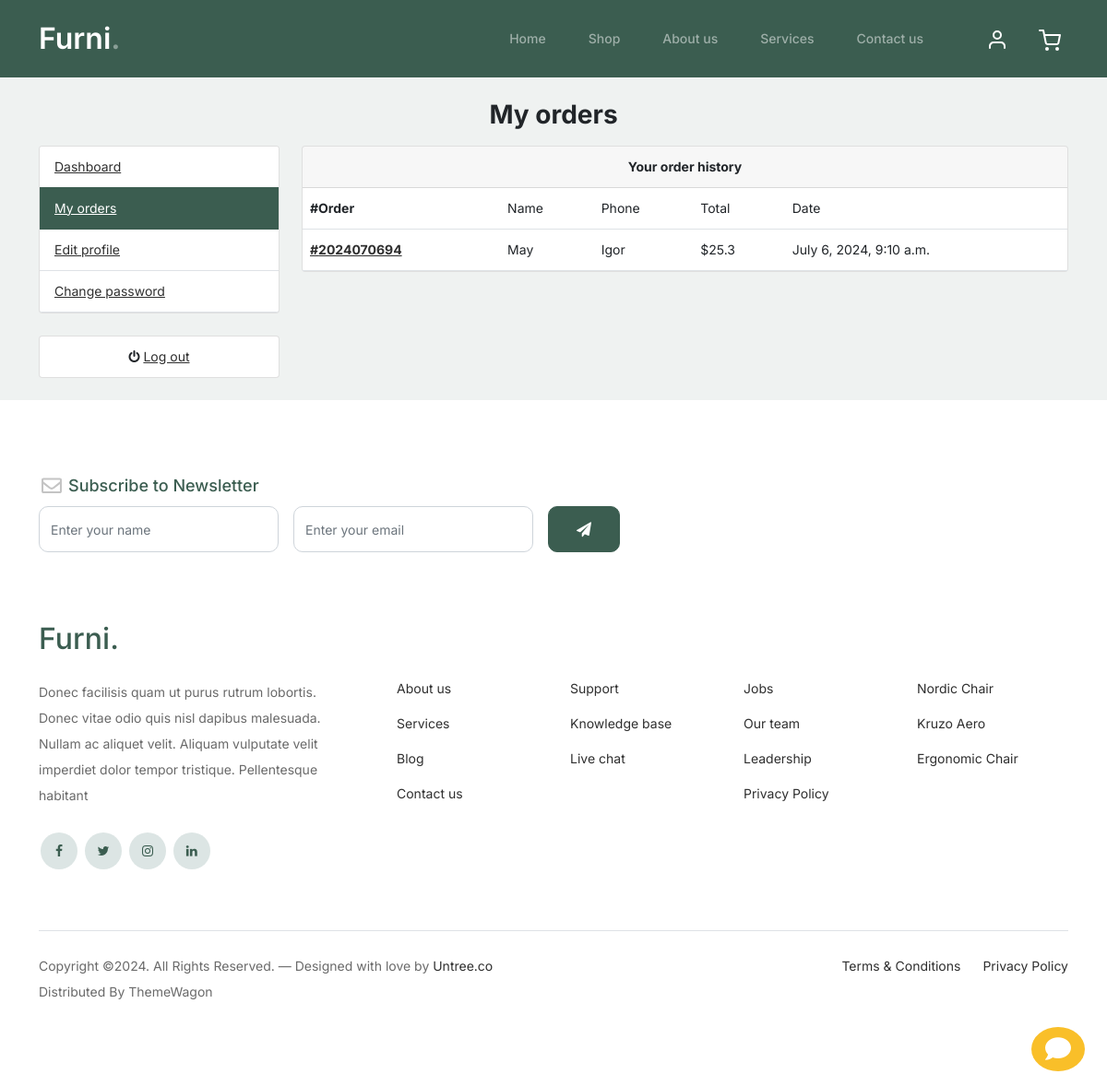
The page /accounts/my_orders/ (signed in) on the database as committed earlier.
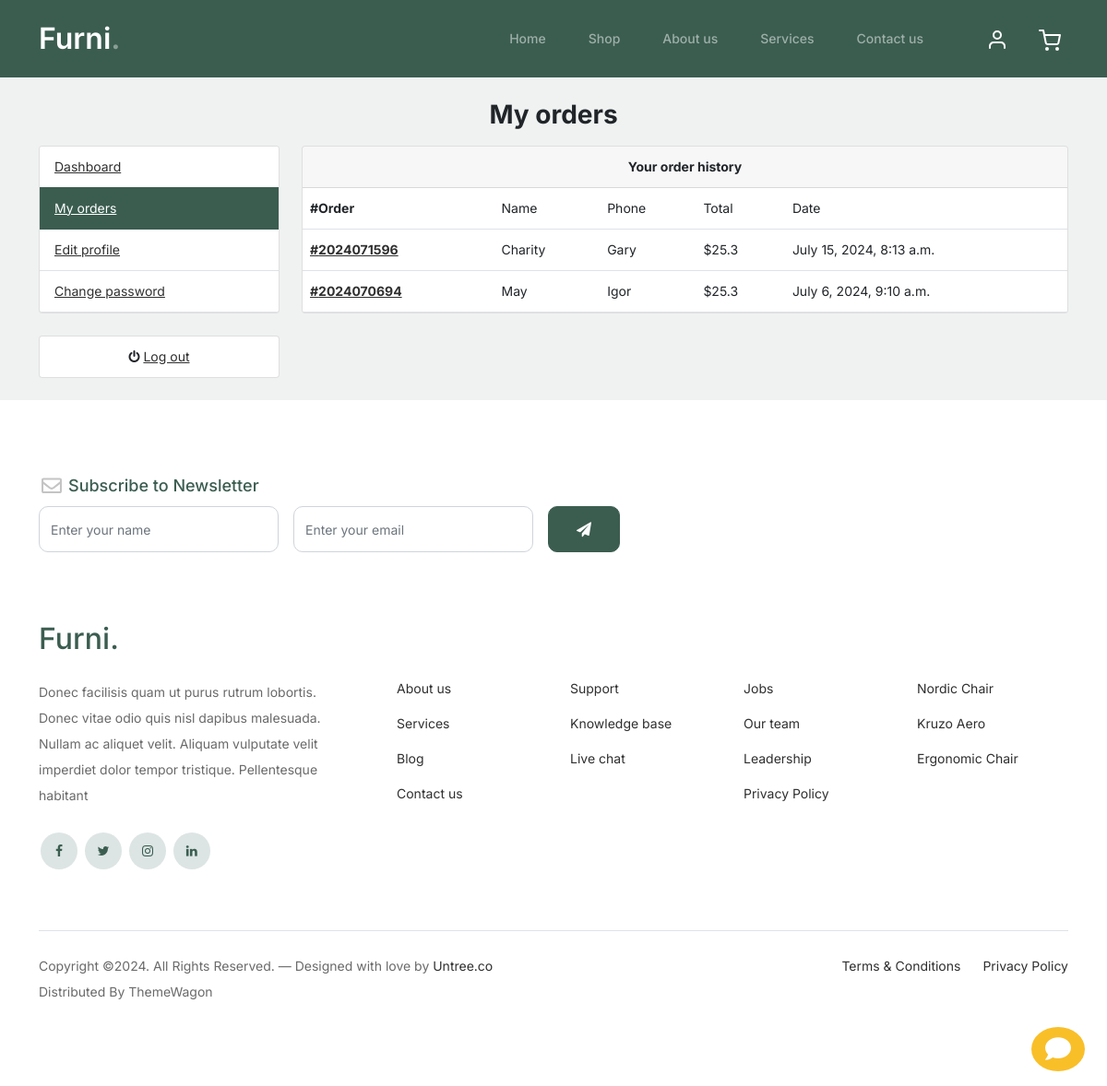
The same page on the database as committed later.
### orders/models.py (models this page shows, shortened)
class Order(models.Model):
    STATUS = (
        ('New', 'New'),
        ('Accepted', 'Accepted'),
        ('Completed', 'Completed'),
        ('Cancelled', 'Cancelled'),
    )
    user = models.ForeignKey(Account, on_delete=models.SET_NULL, null=True)
    payment = models.ForeignKey(Payment, on_delete=models.SET_NULL, blank=True, null=True)
    order_number = models.CharField(max_length=20)
    first_name = models.CharField(max_length=50)
    last_name = models.CharField(max_length=20)
    phone = models.CharField(max_length=15)
    email = models.EmailField(max_length=50)
    address_line_1 = models.CharField(max_length=20)
    address_line_2 = models.CharField(max_length=20, blank=True)
    state = models.CharField(max_length=20)
    city = models.CharField(max_length=20)
    order_note = models.CharField(max_length=100, blank=True)
    order_total = models.FloatField()
    tax = models.FloatField()
    status = models.CharField(max_length=10, choices=STATUS, default='New')
    ip = models.CharField(blank=True, max_length=20)
    is_ordered = models.BooleanField(default=False)
    created_at = models.DateTimeField(auto_now_add=True)
    updated_at = models.DateTimeField(auto_now=True)

### accounts/views.py (the view)
# urls.py: path("my_orders/", views.my_orders, name='my_orders'),
@login_required(login_url='signin')
def my_orders(request):
    orders = Order.objects.filter(
        user=request.user,
        is_ordered=True
    ).order_by('-created_at')
    order_exist = orders.exists()
    context = {
        'orders': orders,
        "order_exist": order_exist
    }
    return render(request, 'accounts/my_orders.html', context)

### accounts/models.py (called while the page is built)
    @property
    def is_authenticated(self):
        return True

### cart/context_processor.py (called while the page is built)
def counter(request):
    cart_count = 0
    if 'admin' in request.path:
        return {}
    else:
        try:
            cart = Cart.objects.filter(cart_id=_cart_id(request))
            if request.user.is_authenticated:
                cart_items = CartItem.objects.all().filter(user=request.user)
            else:
                cart_items = CartItem.objects.all().filter(cart=cart[:1])
            for cart_item in cart_items:
                cart_count += cart_item.quantity
        except Cart.DoesNotExist:
            cart_count = 0
    if cart_count > 9:
        cart_count = '9+'
    return dict(cart_count=cart_count)

### cart/views.py (called while the page is built)
def _cart_id(request):
    cart = request.session.session_key
    if not cart:
        cart = request.session.create()
    return cart

### chat/msg_context_processor.py (called while the page is built)
def room_message(request):
    room_name = request.session.get('room_name')
    print('Room name', room_name)
    if room_name:
        room, _ = Room.objects.get_or_create(room_name=room_name)
        get_messages = Message.objects.filter(room=room)
    else:
        get_messages = ['hello']
    return {
        'get_messages': get_messages,
    }

### templates/accounts/my_orders.html (shortened to what this page needs)
{% extends 'base.html' %}
{% load static %}
{% block content %}
<section class="dashboard">
    <div class="container">
        <div class="row mt-4">
            <h3 class="text-center fw-bold text-dark mb-3">My orders</h3>
            <div class="col-md-3 d-flex flex-column">
                {% include 'includes/dashboard_sidebar.html' %}
                <div>
                    <ul class="list-group my-4">
                        <li class="list-group-item poition-relative text-center">
                            <i class="fa fa-power-off"></i>
                            <a href="{% url 'signout' %}" class="stretched-link">Log out</a>
                        </li>
                      </ul>
                </div>
            </div>
            <div class="col-md-9 mb-3">
                <div class="card">
                    <div class="card-header text-center">
                      <span class="text-dark "><b>Your order history</b>
                    </div>
                    {% if not order_exist %}
                    <div class="card-body">
                        <div class="row d-flex flex-column text-center">
                            <p>You have not purchased any prodyct yet</p>
                            <span>
                                <a
                                href="{% url 'shop' %}"
                                class="btn btn-secondary w-25"
                                >
                            Shop now
                            </a>
                            </span>
                        </div>
                    </div>
                    {% else %}
                    <table class="table mb-0 table-hover">
                        <tbody>
                            <tr>
                                <th>#Order</th>
                                <td>Name</td>
                                <td>Phone</td>
                                <td>Total</td>
                                <td>Date</td>
                            </tr>
                            {% for order in orders %}
                            <tr class="no-border">
                                <th class="position-relative">
                                    <a href="{% url 'order_detail' order.order_number %}" class="stretched-link">
                                        #{{order.order_number}}
                                    </a>
                                </th>
                                <td>{{ order.first_name }}</td>
                                <td>{{ order.phone }}</td>
                                <td>${{ order.order_total }}</td>
                                <td>{{ order.created_at }}</td>
                            </tr>
                            {% endfor %}
                        </tbody>
                    </table>
                    {% endif %}
                </div>
            </div>
        </div>
    </div>
</section>
{% endblock %}

Rows that differ between the two databases and show on the page:
added Order: order_number "2024071596", first_name "Charity", phone "Gary", order_total "25.3", created_at "July 15, 2024, 8:13 a.m."
